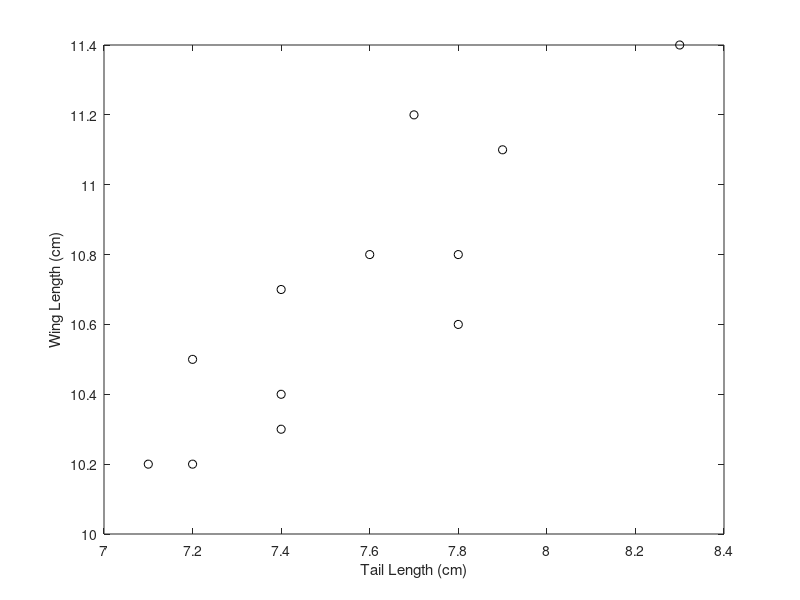

This figure's MATLAB source:
% Parametric Correlations
% Answers to exercises found here: 
%  https://canvas.upenn.edu/courses/1358934/discussion_topics/5600885
%
% Copyright 2019 by Yale E. Cohen, University of Pennsylvania
%  Updated 01/01/20 by jig

%% Get the data
WingLength = [10.4 10.8 11.1 10.2 10.3 10.2 10.7 10.5 10.8 11.2 10.6 11.4];
TailLength = [7.4 7.6 7.9 7.2 7.4 7.1 7.4 7.2 7.8 7.7 7.8 8.3];

%% 1. Plot the data
%
figure
plot(TailLength, WingLength, 'ko');
xlabel('Tail Length (cm)');
ylabel('Wing Length (cm)');

%% 2. Compute r
%
% Compute by hand
n           = length(WingLength); %alternatively, you can calculate n=length(TailLength)
sampleMeanX = sum(WingLength)./n;
sampleMeanY = sum(TailLength)./n;
SSEX        = sum((WingLength - sampleMeanX).^2);
SSEY        = sum((TailLength - sampleMeanY).^2);
SCOVXY      = sum((WingLength - sampleMeanX).*(TailLength - sampleMeanY));
rXY         = SCOVXY/(sqrt(SSEX)*sqrt(SSEY));
rYX         = SCOVXY/(sqrt(SSEY)*sqrt(SSEX));

% Use corrcoef
rBuiltIn    = corrcoef(WingLength, TailLength);

% Show that they are all the same
disp(sprintf('rXY=%.4f (computed), %.4f (built-in)', rXY, rBuiltIn(1,2)))
disp(sprintf('rYX=%.4f (computed), %.4f (built-in)', rYX, rBuiltIn(2,1)))

%% 3. Compute standard error/confidence intervals
%
sr   = sqrt((1-rXY^2)/(n-2));
z    = 0.5.*log((1+rXY)/(1-rXY));
sz   = sqrt(1/(n-3));
zs   = z+[1 -1].*norminv(0.025).*sz;
CI95 = (exp(2.*zs)-1)./(exp(2.*zs)+1);
disp(sprintf('sem=%.4f, 95 pct CI = [%.4f %.4f]', sr, CI95(1), CI95(2)))

%% 4. Compute p-value for H0:r=0
%
Tval = rXY/sr;           % Compute t statistic
prob = 1-tcdf(Tval,n-2); % Compute p, using n-2 degrees of freedom
disp(sprintf('p=%.4f for H0: r=0', prob))

%% 5. Is this r value different than r=0.75 
%
zme   = 0.5*log((1+rXY)/(1-rXY));
zyale = 0.5*log((1+0.75)/(1-0.75));
Z     = (zme-zyale)/sqrt(1/(n-3));
prob2 = 1-tcdf(Z/2,inf);
disp(sprintf('p=%.4f for H0: r=0.75', prob2))

%% 6. Estimate power: That is, p(reject H0|H1 is true)
%
v=n-2;
zm=0.5*log((1+rXY)/(1-rXY));

tcrit=tinv(1-0.05/2,n-2);
rcrit=sqrt(tcrit^2/(tcrit^2+(n-2)));
zr=0.5*log((1+rcrit)/(1-rcrit));

Zb=(zm-zr)*sqrt(n-3);
power=normcdf(Zb);
disp(['The power of the test of H0:r=0 is ' num2str(power)])

%calculate the n needed to ensure that H0 (r=0) is rejected 99% of the time
%when |r|>= 0.5 at a 0.05 level of significance
Often = 0.01; %we want to reject H0 (1-often)% of the time [here, 99%]
rho=0.5; % when r >=0.5
AlphaValue=0.05; % and the hypothesis is tested at AlphaValue of significance
Zb=tinv(1-Often,inf);
Za=tinv(1-AlphaValue/2,inf);
zeta=0.5*log((1+rho)/(1-rho));
SampleSize=round(((Zb+Za)/zeta)^2+3);
disp(['To reject H0:r=0 99% of the time, when r=0.5 and alpha=0.05, we need n>=' num2str(SampleSize)])